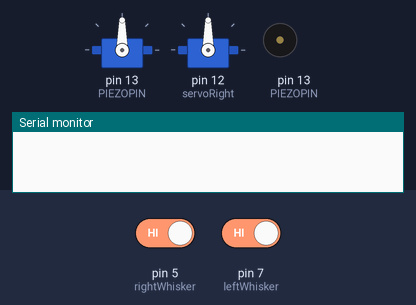
Bench run of a sketch on a simulated Arduino Uno, built with avr-gcc and run on an emulated ATmega328P. Shown: 2 × servo, buzzer (waves = sounding), the last lines printed to the serial monitor. The inputs (shaded band) are chosen by the test bench; at power-on: pin 5 (rightWhisker) HIGH, pin 7 (leftWhisker) HIGH.

Above: at 0.1 s.
At 17.4 s:
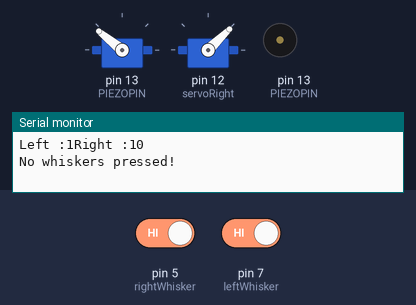
17.5 s: pin 5 (rightWhisker) driven LOW and pin 7 (leftWhisker) driven LOW
At 30.7 s:
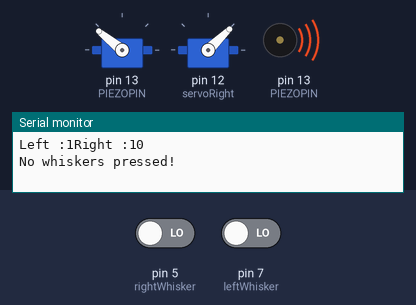
33.3 s: pin 7 (leftWhisker) driven HIGH
Timing chart, 0 to 49.4 s (numbered marks = the images above; inputs shaded):
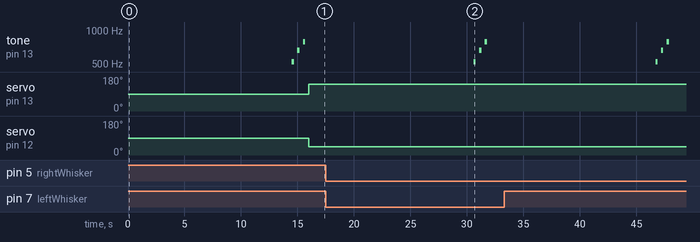

Measured:
- by itself, tone on pin 13 (PIEZOPIN): plays 523 Hz for 0.20 s, 659 Hz for 0.20 s, 784 Hz for 0.20 s

The sketch:

whiskers.ino
```cpp
#include <Servo.h>

Servo servoLeft;
Servo servoRight;

int leftWhisker = 7;
int rightWhisker = 5;

int PIEZOPIN = 13;

int note_A4 = 440;
int note_As4 = 466; int note_Bb4 = note_As4;
int note_B4 = 494;
int note_C5 = 523;
int note_Cs5 = 544; int note_Db5 = note_Cs5;
int note_D5 = 587;
int note_Ds5 = 622; int note_Eb5 = note_Ds5;
int note_E5 = 659;
int note_F5 = 698;
int note_Fs5 = 740; int note_Gb5 = note_Fs5;
int note_G5 = 784;
int note_Gs5 = 830; int note_Ab5 = note_Gs5;

void setup() {
  // put your setup code here, to run once:
  pinMode(12, OUTPUT);
  //pinMode(13, OUTPUT);

  servoLeft.attach(13);
  servoRight.attach(12);
  pinMode(PIEZOPIN, OUTPUT);

  Serial.begin(9600);

  pinMode(leftWhisker, INPUT);
  pinMode(rightWhisker, INPUT);
}

void loop() {
  // put your main code here, to run repeatedly
  a();
  piezoGreeting();

  servoLeft.writeMicroseconds(2000);
  servoRight.writeMicroseconds(1000);

  int leftWhiskerValue = digitalRead(leftWhisker);
  int rightWhiskerValue = digitalRead(rightWhisker);

  Serial.print("Left :");
  Serial.print(leftWhiskerValue);
  Serial.print("Right :");
  Serial.print(rightWhiskerValue);
  Serial.println("0");
  fts(leftWhiskerValue,rightWhiskerValue);

}
void fts(int leftWhiskerValue,int rightWhiskerValue)
{
 /* if(leftWhiskerValue == 1 && rightWhiskerValue == 1){
    Serial.println("Left and Right pressed!");
    tone(PIEZOPIN, note_A4, 200);
    delay(1000);
  }*/
  if (leftWhiskerValue == 0){
    Serial.print("Left pressed!");
    //tone(PIEZOPIN, note_D5, 200);
    //delay(1000);
  }else if (rightWhiskerValue == 0){
    Serial.print("Right pressed!");
    //tone(PIEZOPIN, note_B4, 200);
    //delay(1000);
  }else{
    Serial.print("No whiskers pressed!");
  }
  delay(100);
}


void piezoGreeting(){
  for (int x = 0; x<1; x++){
    tone(PIEZOPIN, note_C5, 200);
    delay(500);
    tone(PIEZOPIN, note_E5, 200);
    delay(500);
    tone(PIEZOPIN, note_G5, 200);
    delay(500);
  }
}

void a(){
  digitalWrite(13, HIGH);
  delay(2000);
  digitalWrite(13, LOW);
  delay(1500);
  digitalWrite(13,HIGH);
  delay(6000);
  digitalWrite(13, LOW);
  delay(5000);
}
```
